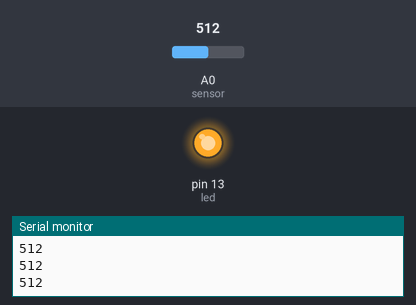
Bench run of a sketch on a simulated Arduino Uno, built with avr-gcc and run on an emulated ATmega328P. Parts: output pins drawn as LEDs (lit = HIGH), the last lines printed to the serial monitor. The test bench sets the inputs (shaded band); at power-on: A0 (sensor) = 512.

Above: at 1.2 s.
1.3 s: A0 (sensor) set to 106
2.8 s: A0 (sensor) set to 91
At 3.7 s:
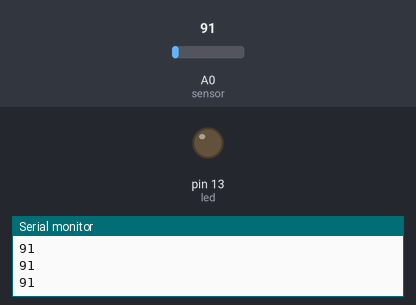
4.3 s: A0 (sensor) set to 110
At 4.8 s:
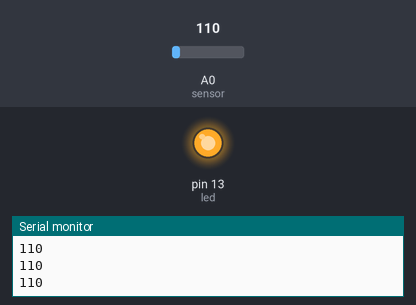
5.8 s: A0 (sensor) set to 90
At 7.2 s:
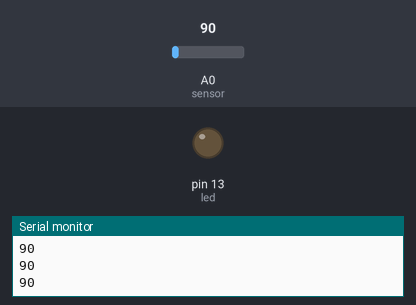
Timing chart, 0 to 8.3 s (numbered marks = the images above; inputs shaded):
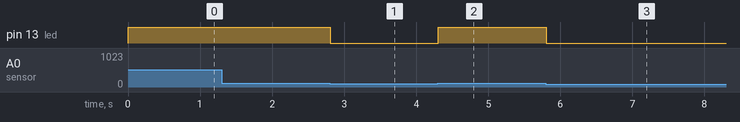

The sketch:

analog-sensor.ino.ino
```cpp
  int led = 13;
  float sensor = A0;

 void setup() {
  // put your setup code here, to run once:

  pinMode(led,OUTPUT);
  Serial.begin(9600);
}

void loop() {
  // put your main code here, to run repeatedly:

  int value;
  value = analogRead(sensor);
  Serial.println(value);
  int setpoint = 100;

  if (value < setpoint){
    digitalWrite(led, 0);
  }else{
    digitalWrite(led,1);
  }
}
```

Measured:
- the behaviour switches between 100 and 99 on A0 (sensor) (found by bisection; images 0 and 1)
- after the input at 2.8 s, pin 13 (led): HIGH → LOW at once
- after the input at 4.3 s, pin 13 (led): LOW → HIGH at once
- after the input at 5.8 s, pin 13 (led): HIGH → LOW at once
